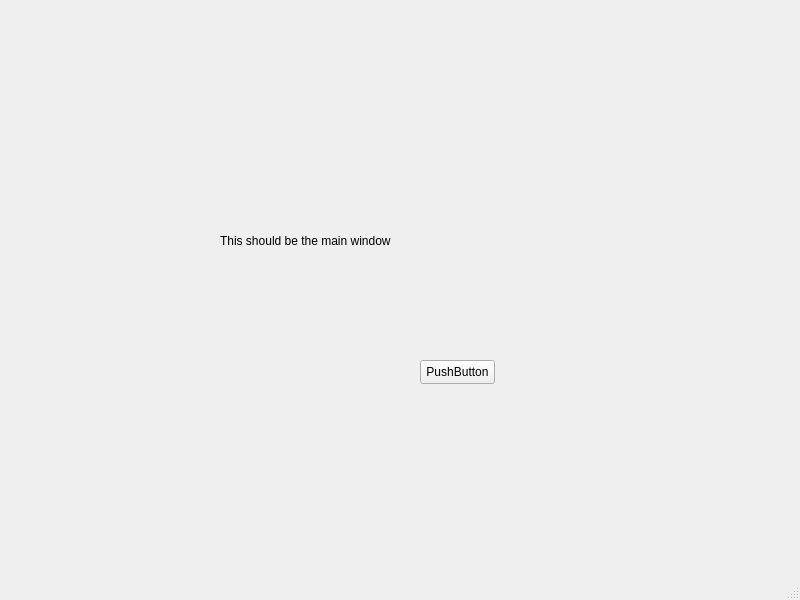
<?xml version="1.0" encoding="UTF-8"?>
<ui version="4.0">
 <class>MainWindow</class>
 <widget class="QMainWindow" name="MainWindow">
  <property name="geometry">
   <rect>
    <x>0</x>
    <y>0</y>
    <width>800</width>
    <height>600</height>
   </rect>
  </property>
  <property name="windowTitle">
   <string>MainWindow</string>
  </property>
  <widget class="QWidget" name="centralwidget">
   <widget class="QLabel" name="label">
    <property name="geometry">
     <rect>
      <x>220</x>
      <y>190</y>
      <width>231</width>
      <height>101</height>
     </rect>
    </property>
    <property name="text">
     <string>This should be the main window</string>
    </property>
   </widget>
   <widget class="QPushButton" name="pushButton">
    <property name="geometry">
     <rect>
      <x>420</x>
      <y>360</y>
      <width>75</width>
      <height>24</height>
     </rect>
    </property>
    <property name="text">
     <string>PushButton</string>
    </property>
   </widget>
  </widget>
  <widget class="QMenuBar" name="menubar">
   <property name="geometry">
    <rect>
     <x>0</x>
     <y>0</y>
     <width>800</width>
     <height>22</height>
    </rect>
   </property>
  </widget>
  <widget class="QStatusBar" name="statusbar"/>
 </widget>
 <resources/>
 <connections>
  <connection>
   <sender>pushButton</sender>
   <signal>clicked()</signal>
   <receiver>MainWindow</receiver>
   <slot>close()</slot>
   <hints>
    <hint type="sourcelabel">
     <x>476</x>
     <y>392</y>
    </hint>
    <hint type="destinationlabel">
     <x>277</x>
     <y>418</y>
    </hint>
   </hints>
  </connection>
 </connections>
</ui>
